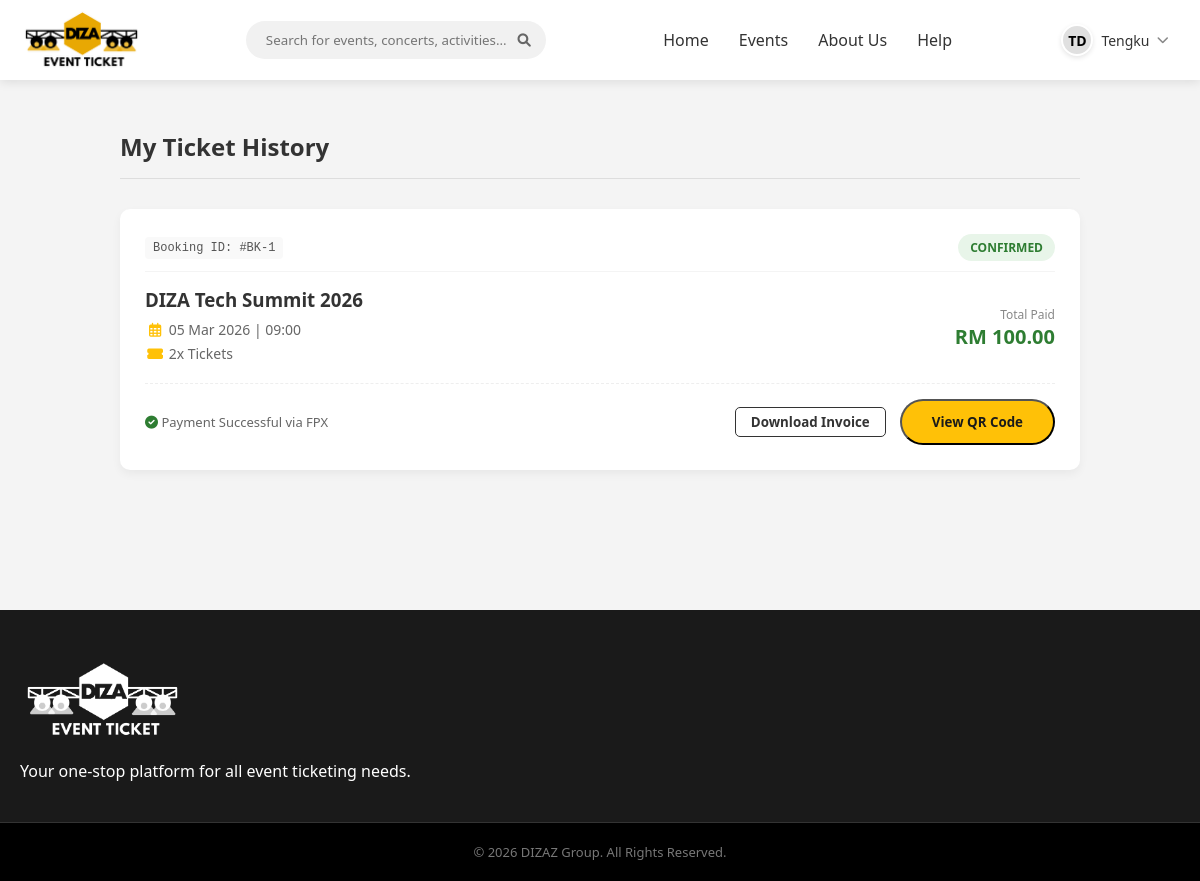
Page /tickets.php (signed in) on the committed database.
### tables this page shows
CREATE TABLE bookings (
    id INT AUTO_INCREMENT PRIMARY KEY,
    user_id INT NOT NULL,
    event_id INT NOT NULL,
    booking_date TIMESTAMP DEFAULT CURRENT_TIMESTAMP,
    quantity INT NOT NULL,
    total_price DECIMAL(10, 2) NOT NULL,
    payment_method ENUM('card', 'fpx', 'ewallet') NOT NULL,
    status ENUM('confirmed', 'cancelled', 'refunded') DEFAULT 'confirmed',
    FOREIGN KEY (user_id) REFERENCES users(id) ON DELETE CASCADE,
    FOREIGN KEY (event_id) REFERENCES events(id) ON DELETE CASCADE
);

CREATE TABLE events (
    id INT AUTO_INCREMENT PRIMARY KEY,
    organizer_id INT NOT NULL,
    title VARCHAR(200) NOT NULL,
    description TEXT,
    event_date DATETIME NOT NULL,
    venue_name VARCHAR(150) NOT NULL,
    venue_address TEXT NOT NULL,
    capacity INT NOT NULL,
    price DECIMAL(10, 2) NOT NULL DEFAULT 0.00,
    image_path VARCHAR(255) DEFAULT 'default_event.png',
    status ENUM('draft', 'published', 'cancelled', 'completed') DEFAULT 'draft',
    created_at TIMESTAMP DEFAULT CURRENT_TIMESTAMP,
    FOREIGN KEY (organizer_id) REFERENCES users(id) ON DELETE CASCADE
);

### tickets.php (the view, shortened to what this page needs)
<?php
require_once("connection.php");
$currentUser = $_SESSION['user'];
$userId = $currentUser['id'];
$query = "SELECT b.*, e.title, e.image_path, e.event_date, e.venue_name FROM bookings b
          JOIN events e ON b.event_id = e.id
          WHERE b.user_id = ? ORDER BY b.booking_date DESC";
$stmt = mysqli_prepare($conn, $query);
mysqli_stmt_bind_param($stmt, "i", $userId);
mysqli_stmt_execute($stmt);
$result = mysqli_stmt_get_result($stmt);
$bookingList = [];
if ($result) {
    while ($row = mysqli_fetch_assoc($result)) {
        $bookingList[] = $row;
    }
}
?>
<!DOCTYPE html>
<html lang="en">
<head>
    <link rel="stylesheet" href="css/style.css?v=2">
    <link rel="stylesheet" href="https://cdnjs.cloudflare.com/ajax/libs/font-awesome/6.0.0/css/all.min.css">
</head>
<body>
    <?php include("includes/header.php"); ?>
    <div class="history-container">
        <div class="page-header">
            <h2>My Ticket History</h2>
        </div>
        <?php if (!empty($bookingList)): ?>
            <?php foreach ($bookingList as $booking):
                $dt = new DateTime($booking['event_date']);
                $formattedDate = $dt->format('d M Y | H:i');
            ?>
                <div class="booking-section">
                    <div class="ticket-header">
                        <span class="booking-id">Booking ID: #BK-<?php echo $booking['id']; ?></span>
                        <span class="status-badge status-<?php echo $booking['status'] === 'confirmed' ? 'confirmed' : 'past'; ?>">
                            <?php echo htmlspecialchars(strtoupper($booking['status'])); ?>
                        </span>
                    </div>
                    <div class="ticket-body">
                        <div class="ticket-details">
                            <h3><?php echo htmlspecialchars($booking['title']); ?></h3>
                            <div class="ticket-meta" style="margin-top: 8px;">
                                <i class="far fa-calendar-alt"></i> <?php echo $formattedDate; ?>
                            </div>
                            <div class="ticket-meta">
                                <i class="fas fa-ticket-alt"></i> <?php echo $booking['quantity']; ?>x Ticket<?php echo $booking['quantity'] > 1 ? 's' : ''; ?>
                            </div>
                        </div>
                        <div class="ticket-price-block" style="text-align: right;">
                            <div style="font-size: 12px; color: #888;">Total Paid</div>
                            <div style="font-size: 20px; font-weight: bold; color: #2e7d32;">RM <?php echo number_format($booking['total_price'], 2); ?></div>
                        </div>
                    </div>
                    <div class="ticket-footer">
                        <div style="font-size: 13px; color: #666;">
                            <i class="fas fa-check-circle" style="color: #2e7d32;"></i> Payment Successful via <?php echo strtoupper(htmlspecialchars($booking['payment_method'])); ?>
                        </div>
                        <div>
                            <button class="btn-buy" style="background: transparent; border: 1px solid #333;" onclick="alert('Invoice downloaded successfully.')">Download Invoice</button>
                            <button class="btn-primary" style="margin-left: 10px;" onclick="alert('Booking ID: BK-<?php echo $booking['id']; ?>. Present this booking code at registration.')">View QR Code</button>
                        </div>
                    </div>
                </div>
            <?php endforeach; ?>
        <?php endif; ?>
    </div>
    <footer>
        <div class="container footer-content">
            <div class="footer-col brand-col">
                <img src="images/DIZAET_LogoWhite.png" alt="DIZA Event Ticket" class="footer-logo">
                <p>Your one-stop platform for all event ticketing needs.</p>
            </div>
        </div>
        <div class="footer-bottom">
            <p>&copy; 2026 DIZAZ Group. All Rights Reserved.</p>
        </div>
    </footer>
</body>
</html>

### css/style.css (style rules this page uses)
:root { --primary-yellow: #FFC107; --secondary-black: #1a1a1a; --text-dark: #333333; --text-light: #666666; --white: #ffffff; --light-bg: #f4f4f4; --font-family: 'Segoe UI', Tahoma, Geneva, Verdana, sans-serif; }
* { margin: 0; padding: 0; box-sizing: border-box; font-family: var(--font-family); }
body { background-color: var(--light-bg); color: var(--text-dark); }
.container { max-width: 1200px; margin: 0 auto; padding: 0 20px; }
.btn-primary { background-color: var(--primary-yellow); color: var(--secondary-black); padding: 12px 30px; border-radius: 30px; font-weight: bold; transition: 0.3s; }
.btn-buy { background: var(--white); border: 1px solid var(--primary-yellow); color: var(--text-dark); padding: 5px 15px; border-radius: 5px; cursor: pointer; font-weight: bold; transition: 0.2s; }
footer { background: var(--secondary-black); color: var(--white); padding-top: 50px; margin-top: 50px; }
.footer-content { display: flex; justify-content: space-between; flex-wrap: wrap; gap: 30px; padding-bottom: 40px; }
.footer-col { flex: 1; min-width: 200px; }
.footer-logo { height: 80px; margin-bottom: 15px; }
.footer-bottom { background: #000; text-align: center; padding: 20px; font-size: 13px; color: #777; border-top: 1px solid #333; }
.booking-section { background: #fff; border-radius: 10px; padding: 25px; margin-bottom: 25px; box-shadow: 0 4px 10px rgba(0,0,0,0.05); }
:root { --support-dark: #111111; --support-card-bg: #1e1e1e; --support-text-muted: #aaa; --primary-yellow: #FFC107; }
.history-container { padding: 50px 20px; max-width: 1000px; margin: 0 auto; min-height: 60vh; }
.page-header { margin-bottom: 30px; border-bottom: 1px solid #ddd; padding-bottom: 15px; }
.ticket-header { display: flex; justify-content: space-between; align-items: center; margin-bottom: 15px; border-bottom: 1px solid #f4f4f4; padding-bottom: 10px; }
.ticket-body { display: flex; gap: 20px; align-items: center; }
.ticket-details { flex: 1; }
.ticket-meta { color: #666; font-size: 14px; margin-bottom: 5px; }
.ticket-meta i { width: 20px; color: #FFC107; text-align: center; }
.ticket-footer { margin-top: 15px; padding-top: 15px; border-top: 1px dashed #eee; display: flex; justify-content: space-between; align-items: center; }
.booking-id { font-family: monospace; background: #f9f9f9; padding: 4px 8px; border-radius: 4px; color: #555; font-size: 12px; }
.status-badge { padding: 5px 12px; border-radius: 20px; font-size: 12px; font-weight: bold; }
.status-confirmed { background: #e8f5e9; color: #2e7d32; }

### rows in the picture
bookings: id "1", status "CONFIRMED", event.title "DIZA Tech Summit 2026", event.event_date "05 Mar 2026 | 09:00", quantity "2", total_price "100.00", payment_method "FPX"

### other values in the picture
$first_char . $last_char "TD"
$headerUser['first_name'] "Tengku"
